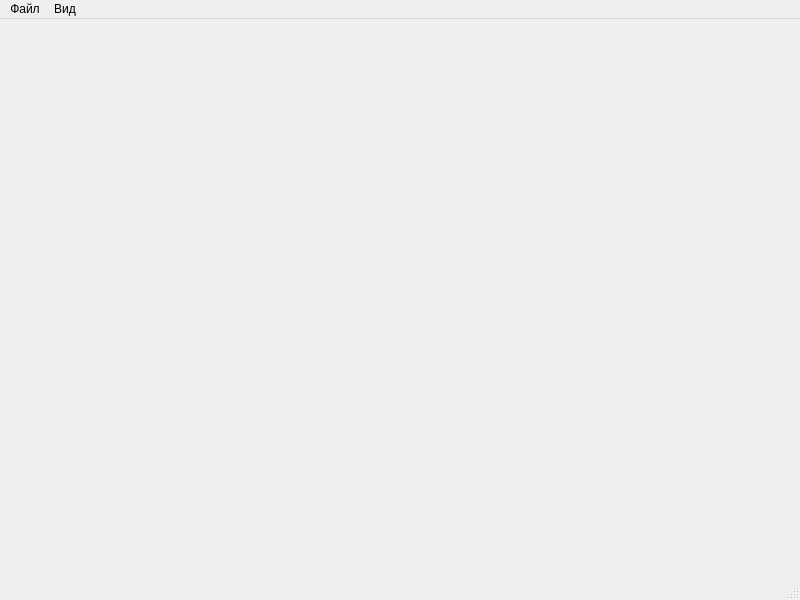
<?xml version="1.0" encoding="UTF-8"?>
<ui version="4.0">
 <class>MainWindow</class>
 <widget class="QMainWindow" name="MainWindow">
  <property name="geometry">
   <rect>
    <x>0</x>
    <y>0</y>
    <width>800</width>
    <height>600</height>
   </rect>
  </property>
  <property name="windowTitle">
   <string>Контейнер модулей статистики</string>
  </property>
  <widget class="QWidget" name="centralwidget"/>
  <widget class="QMenuBar" name="menubar">
   <property name="geometry">
    <rect>
     <x>0</x>
     <y>0</y>
     <width>800</width>
     <height>20</height>
    </rect>
   </property>
   <property name="defaultUp">
    <bool>false</bool>
   </property>
   <property name="nativeMenuBar">
    <bool>false</bool>
   </property>
   <widget class="QMenu" name="menu">
    <property name="title">
     <string>Файл</string>
    </property>
    <addaction name="action"/>
   </widget>
   <widget class="QMenu" name="menu_2">
    <property name="title">
     <string>Вид</string>
    </property>
   </widget>
   <addaction name="menu"/>
   <addaction name="menu_2"/>
  </widget>
  <widget class="QStatusBar" name="statusbar"/>
  <action name="action">
   <property name="text">
    <string>Выход</string>
   </property>
  </action>
  <action name="closeSubWindow">
   <property name="text">
    <string>Закрыть</string>
   </property>
  </action>
  <action name="closeAllSubWin">
   <property name="text">
    <string>Закрыть все</string>
   </property>
  </action>
  <action name="titleSubWindows">
   <property name="text">
    <string>Рядом</string>
   </property>
  </action>
  <action name="cascadeSubWindows">
   <property name="text">
    <string>Каскадом</string>
   </property>
  </action>
  <action name="nextWindow">
   <property name="text">
    <string>Следующее окно</string>
   </property>
  </action>
  <action name="prevWindow">
   <property name="text">
    <string>Предыдущее окно</string>
   </property>
  </action>
 </widget>
 <resources/>
 <connections/>
</ui>
